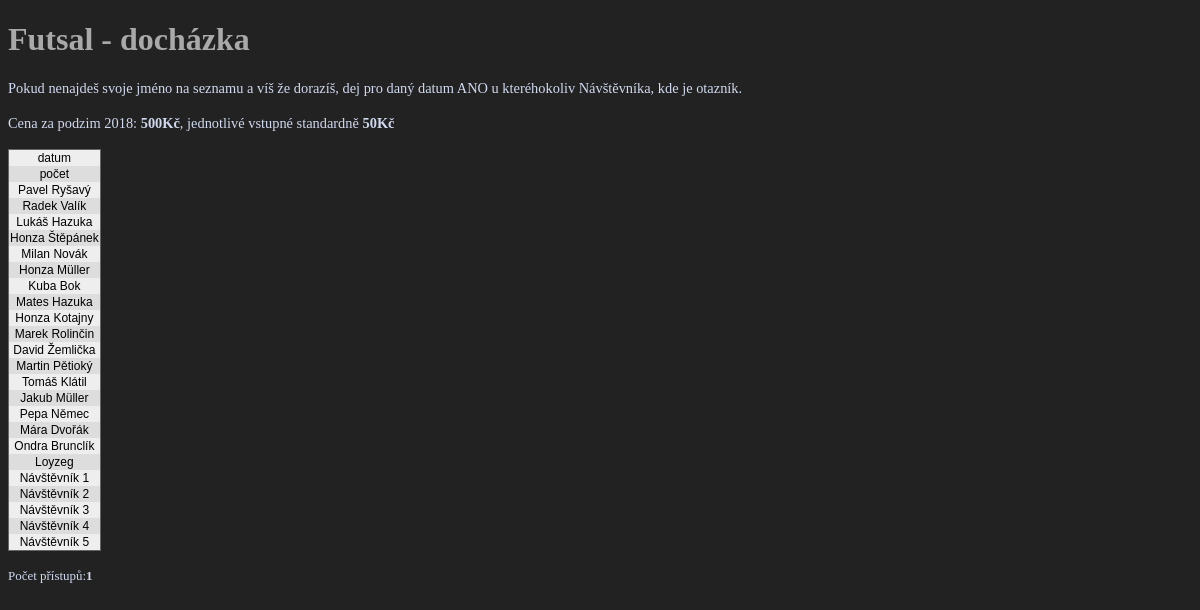
The page /index3.php on the database as committed earlier.
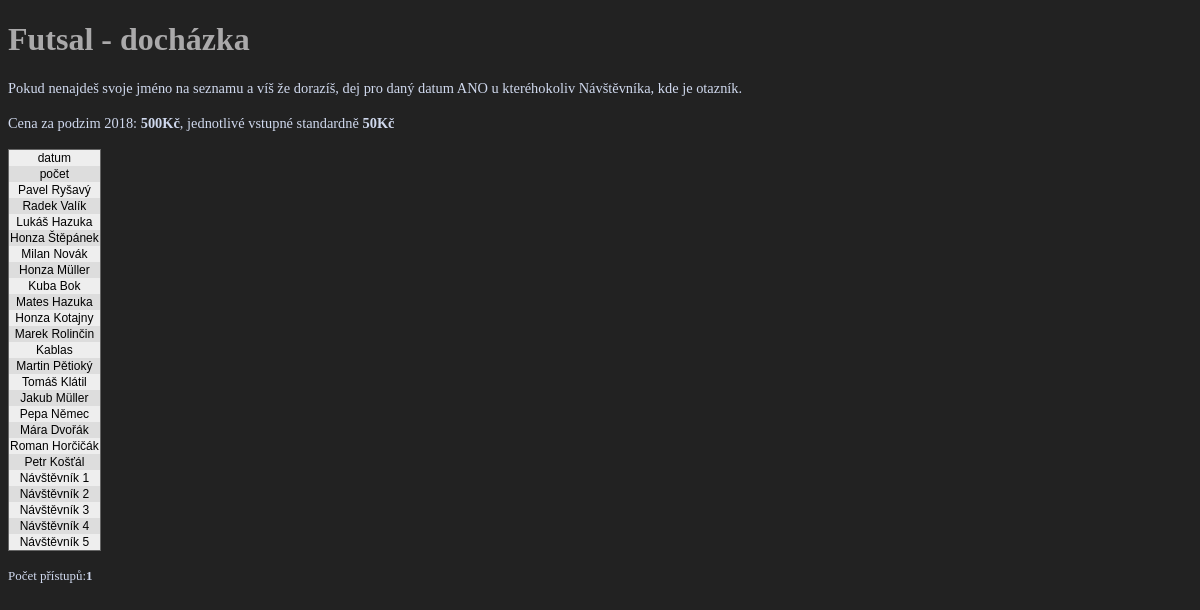
The same page on the database as committed later.
### tables this page shows
CREATE TABLE `t_player` (
  `id` int(11) NOT NULL,
  `name` varchar(50) DEFAULT NULL,
  `surname` varchar(50) DEFAULT NULL,
  `email` varchar(50) DEFAULT NULL,
  `telefon` varchar(50) DEFAULT NULL,
  `comment` text
);

### index3.php (the view, shortened to what this page needs)
<!DOCTYPE html>
<html>
<head>
                <link rel="stylesheet" href="css/main.css">
</head>
<body>
	<h1>Futsal - docházka</h1>
	<div class="message">Pokud nenajdeš svoje jméno na seznamu a víš že dorazíš, dej pro daný datum ANO u kteréhokoliv Návštěvníka, kde je otazník.</div>
	<br />
	<div class="message">Cena za podzim 2018: <b>500Kč</b>, jednotlivé vstupné standardně <b>50Kč</b><div>
	<br />
    <table class="att">
		<tr class="att">
        <td class="att">datum</td>
<?
$dbhost = 'sql2.webzdarma.cz';
$dbuser = 'ohrazenice.k8801';
$dbpass = 'mullerj1';
$spojeni = mysql_connect($dbhost, $dbuser, $dbpass);
echo '</tr>'. "\n";
echo '<tr class="att">';
echo '<td class="att">počet</td>';
echo '</tr>' . "\n";
$vysledek = mysql_query("SELECT id, surname, name, comment FROM t_player order by id",$spojeni);
while ($zaznam = mysql_fetch_array($vysledek) ):
                echo '<tr class="att">';
                echo '<td class="att">';
                echo $zaznam["name"] . " ";
                echo $zaznam["surname"];
                echo '</td>' . "\n";
                echo '</tr>' . "\n";
endwhile;
echo '</table>'. "\n";
?>
<br />
<div class="message">Počet přístupů:<b><? require "pocitadlo.php"?></b></div>
<br />
<br />
</body>
</html>

Rows that differ between the two databases and show on the page:
removed t_player: name "Ondra", surname "Brunclík"
changed t_player: name "David" → "Kablas"; surname "Žemlička" → (not shown)
added t_player: name "Roman", surname "Horčičák"
changed t_player: name "Loyzeg" → "Petr"; surname (not shown) → "Košťál"
